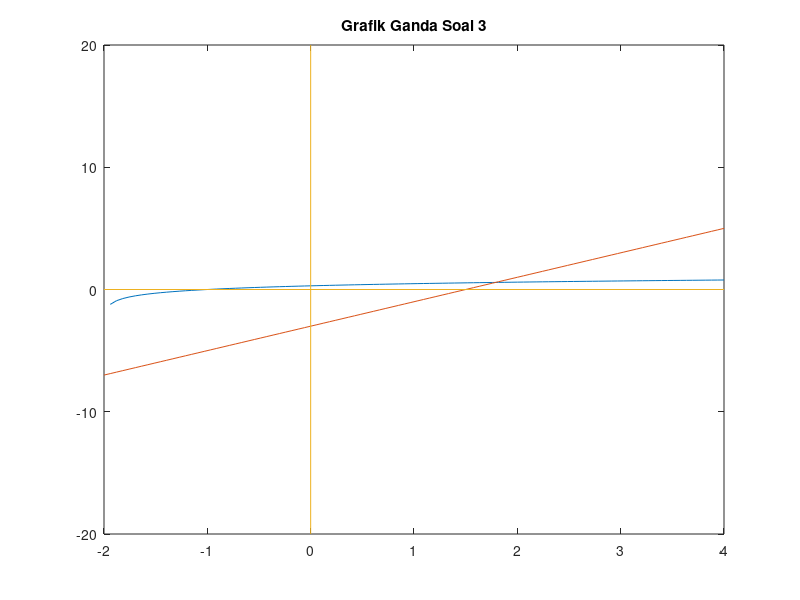

This figure's MATLAB source: (Note: this script raises an error after producing the figure.)
%Rafik Badilah_L0325009
%Praktikum_07_Metode Numerik
%Sistem Persamaan Non-Linear(Bagian 1)

%Plot Kurva
x = linspace(-2,4);
f1 = @(x) log10(x+2);
f2 = @(x) 2*x - 3;
y1 = f1(x);
y2 = f2(x);
plot(x,y1,x,y2)

title('Grafik Ganda Soal 3');

%Menggambar Sumbu x dan y
line([-2,4],[0,0])    %Sumbu X
line([0,0],[-20,20])  %Sumbu Y

%Annotation
gtext('y_1 = log(x+2)')
gtext('y_2 = 2*x - 3')
gtext('Akar')
